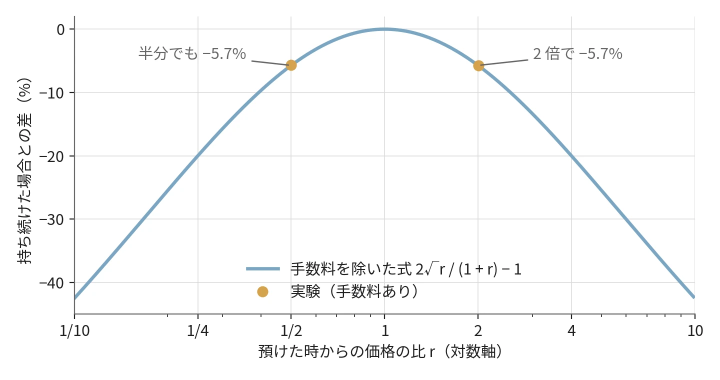
#> input picture content/notes/blockchain-systems/amm/images/amm_impermanent_loss.webp, 1440 x 760 px, given in place of shot.png, which was not available (shown at 1/2 size)
$ python figures.py
#> lines starting #> are read from the running program, lines starting #| are printed output that depends on the picture
### content/notes/security/nonce/lab/counter_restart.py
"""How many (key, nonce) pairs get reused when a sender with one key restarts,
for counter nonces saved in different ways and for random nonces
(simulation for the counters, formula for the random nonces).

Model:
- One sender, one key, MESSAGES messages in total.
- The process crashes after a random number of messages; the gap between
  crashes is geometric with mean MEAN_GAP messages (seeded RNG).
- "save after use, every m": after the m-th, 2m-th, ... message the sender
  writes the next counter value to non-volatile memory. A crash right after
  a send loses everything since the last write, so on restart the counter
  resumes from the saved value and re-issues the numbers in between.
- "reserve ahead, block m": before using a block of m numbers the sender
  writes the end of the block; on restart it resumes from that value.
- random nonces of b bits: expected number of colliding pairs
  M(M-1)/2 / 2^b, independent of crashes.

Run: python3 lab/counter_restart.py
"""

import random

MESSAGES = 10_000_000
MEAN_GAP = 10_000  # messages between crashes on average
MS = [10, 1_000]
CHECKPOINTS = [10**4, 10**5, 10**6, 10**7]
SEED = 20261110


def crash_points(rng):
    """Message counts (cumulative) at which the process crashes."""
    points, total = [], 0
    while True:
        total += max(1, int(rng.expovariate(1 / MEAN_GAP)))
        if total >= MESSAGES:
            return points
        points.append(total)


def simulate(m, reserve, crashes, checkpoints=CHECKPOINTS):
    """Cumulative number of reused nonces at each checkpoint."""
    counter = 0      # next nonce to use
    saved = 0        # value in non-volatile memory
    max_used = -1    # highest nonce ever used
    reused = 0
    sent = 0
    out = {}
    events = crashes + [MESSAGES]
    cps = iter(checkpoints)
    cp = next(cps)
    for stop in events:
        while sent < stop:
            if reserve and counter >= saved:
                saved = counter + m                  # write before use
            if counter <= max_used:
                reused += 1
            max_used = max(max_used, counter)
            counter += 1
            sent += 1
            if not reserve and counter % m == 0:
                saved = counter                      # write after use
            if sent == cp:
                out[cp] = reused
                cp = next(cps, None)
        counter = saved                              # crash and restart
    return out


# [14 lines left out: function main, not called in this run]


# [2 lines that do not run on import are left out]

### content/notes/security/nonce/figures.py
"""Generate the figures of the Nonce note.

concept_figure(): each band is the nonce space of one key. Row 1 gives each
sender its own range (Fixed field). Row 2 loses the counter on restart and
reuses 0..40 (red overlap). Row 3 saves the next reservation (200) before use,
so 61..199 are skipped and nothing is reused. Numbers follow the note's example.

counter_restart_figure(): reused nonces over time for counters saved after use,
counters reserved ahead, and random 96-bit nonces, from lab/counter_restart.py
(needs matplotlib).

layout_figure(): byte layout of a 12-octet nonce. RFC 5116 section 3.2 joins an
8-octet Fixed field and a 4-octet Counter field. TLS 1.3 (RFC 8446 section 5.3)
pads the 64-bit sequence number with 4 zero octets on the left and XORs it with
the 12-octet static IV.

birthday_figure(): probability that any two of n random 96-bit nonces collide,
1 - exp(-n(n-1)/2 / 2^96), with the NIST SP 800-38D limit of 2^32 calls marked
(about 2^-33 there). Formula only (needs matplotlib).

tls_krack_figure(): TLS 1.3 starts the sequence number from 0 only after a new
traffic key, while KRACK reset the packet number under the same key.

Every figure is built as SVG or matplotlib here and only the WebP is kept in
images/ (SVG via headless Chrome at 2x, plots via PNG at dpi 200).

Run: uv run --with matplotlib --with pillow python content/notes/security/nonce/figures.py
"""

from html import escape
from pathlib import Path

HERE = Path(__file__).resolve().parent
INK, SUB, ACCENT, RED = "#1f1f1f", "#666666", "#7aa6c2", "#e15759"
FILL, PALE = "#f2f2f2", "#eaf1f5"
OCHRE, OCHRE_PALE = "#d4a24c", "#f8eed8"
FONT = "'Hiragino Sans','Noto Sans CJK JP','Yu Gothic',sans-serif"


class Svg:
    def __init__(self, width, height, title):
        self.width, self.height = width, height
        self.parts = [
            f'<svg xmlns="http://www.w3.org/2000/svg" width="{width}" height="{height}" '
            f'viewBox="0 0 {width} {height}" role="img"><title>{escape(title)}</title>',
            f'<style>text{{font-family:{FONT};fill:{INK}}}</style>',
            f'<rect width="{width}" height="{height}" fill="#ffffff"/>',
        ]

    def text(self, x, y, s, size=24, color=INK, weight="normal", anchor="middle"):
        self.parts.append(
            f'<text x="{x}" y="{y}" font-size="{size}" font-weight="{weight}" '
            f'text-anchor="{anchor}" style="fill:{color}">{escape(s)}</text>')

    def box(self, x, y, w, h, fill, stroke, sw=2.5, dash="", rx=10):
        d = f' stroke-dasharray="{dash}"' if dash else ""
        self.parts.append(
            f'<rect x="{x}" y="{y}" width="{w}" height="{h}" rx="{rx}" '
            f'fill="{fill}" stroke="{stroke}" stroke-width="{sw}"{d}/>')

    def line(self, x1, y1, x2, y2, color, sw=4, dash=""):
        d = f' stroke-dasharray="{dash}"' if dash else ""
        self.parts.append(
            f'<line x1="{x1}" y1="{y1}" x2="{x2}" y2="{y2}" stroke="{color}" '
            f'stroke-width="{sw}" stroke-linecap="round"{d}/>')

    def save(self, path):
        """Write the SVG to a temporary file and keep only the WebP in images/."""
        import tempfile

        path = Path(path).with_suffix(".webp")
        path.parent.mkdir(exist_ok=True)
        with tempfile.TemporaryDirectory() as tmp:
            svg = Path(tmp) / "fig.svg"
            svg.write_text("\n".join(self.parts + ["</svg>"]) + "\n", encoding="utf-8")
            svg_to_webp(svg, path, self.width, self.height)


X0, X1, N = 60, 900, 240  # band from x=60 to x=900 covers counter 0..240


def x(n):
    return X0 + (X1 - X0) * n / N


def seg(f, n1, n2, y, h, fill, stroke, label, color=INK, dash=""):
    f.box(x(n1), y, x(n2) - x(n1), h, fill, stroke, sw=2.5, dash=dash, rx=4)
    if label:
        f.text((x(n1) + x(n2)) / 2, y + h / 2 + 9, label, 24, color)


def concept_figure():
    f = Svg(960, 540, "1 つの鍵の nonce の範囲と、重なって再使用される区間")

    # Row 1: a different Fixed field per sender splits the space.
    f.text(X0, 66, "送信者ごとに範囲を分ける", 24, weight="normal", anchor="start")
    f.text(X1, 66, "帯 1 本 = 1 つの鍵", 24, SUB, anchor="end")
    f.box(X0, 84, X1 - X0, 60, "#ffffff", SUB, sw=2.5, rx=4)
    seg(f, 0, 70, 84, 60, PALE, ACCENT, "送信者 A")
    seg(f, 120, 190, 84, 60, OCHRE_PALE, OCHRE, "送信者 B")
    f.line(x(120), 76, x(120), 152, SUB, sw=3)

    # Row 2: the counter is lost on restart and starts again from 0.
    f.text(X0, 210, "再起動でカウンタが 0 に戻る", 24, weight="normal", anchor="start")
    f.box(X0, 228, X1 - X0, 84, "#ffffff", SUB, sw=2.5, rx=4)
    seg(f, 0, 90, 230, 40, PALE, ACCENT, "")
    f.text((x(42) + x(90)) / 2, 259, "再起動前", 24)
    seg(f, 0, 40, 270, 40, OCHRE_PALE, OCHRE, "再起動後")
    f.box(x(0) - 4, 224, x(40) - x(0) + 8, 92, "none", RED, sw=4, rx=6)
    f.text(x(40) + 24, 300, "同じ nonce を 2 度使う", 24, RED, anchor="start")

    # Row 3: the next reservation (200) is saved before use; 61..199 are skipped.
    f.text(X0, 384, "使う前に先の番号を保存する", 24, weight="normal", anchor="start")
    f.text(x(200), 384, "保存値 200", 24, SUB)
    f.box(X0, 402, X1 - X0, 84, "#ffffff", SUB, sw=2.5, rx=4)
    seg(f, 0, 60, 404, 40, PALE, ACCENT, "再起動前")
    seg(f, 60, 200, 404, 40, FILL, SUB, "予約したが使わずに捨てる", SUB, dash="8 6")
    seg(f, 200, 240, 444, 40, OCHRE_PALE, OCHRE, "再起動後")
    f.line(x(200), 396, x(200), 492, SUB, sw=3)

    f.save(HERE / "images" / "nonce_concept.webp")


def save_plot(fig, name):
    """matplotlib figure -> PNG (dpi 200) -> WebP, white background."""
    import io

    from PIL import Image

    buf = io.BytesIO()
    fig.savefig(buf, format="png", dpi=200, facecolor="#ffffff")
    buf.seek(0)
    Image.open(buf).convert("RGB").save(
        HERE / "images" / name, "WEBP", quality=90, method=6)


JP_FONT = ["Noto Sans CJK JP"]


def counter_restart_figure():
    import sys

    import matplotlib
    matplotlib.use("Agg")
    import matplotlib.pyplot as plt

    sys.path.insert(0, str(HERE / "lab"))
    import counter_restart as cr

    plt.rcParams.update({
        "font.size": 11, "axes.edgecolor": SUB, "axes.labelcolor": INK,
        "xtick.color": INK, "ytick.color": INK, "text.color": INK,
        "font.family": JP_FONT,
        "figure.facecolor": "#ffffff", "axes.facecolor": "#ffffff",
    })
    crashes = cr.crash_points(cr.random.Random(cr.SEED))
    xs = sorted({int(10 ** (3 + i / 20)) for i in range(81)})  # 1e3 .. 1e7
    fig, ax = plt.subplots(figsize=(7.2, 4.0))
    for m, ls in zip(cr.MS, ("--", "-")):
        res = cr.simulate(m, False, crashes, xs)
        pts = [(x, res[x]) for x in xs if res[x] > 0]
        ax.plot(*zip(*pts), color=RED, lw=2.4, ls=ls,
                label=f"カウンタ、{m:,} 本使うごとに保存")
    ax.plot(xs, [x * (x - 1) / 2 / 2**96 for x in xs], color=ACCENT, lw=2.4,
            label="96 bit の乱数の nonce（期待値）")
    ax.set_xscale("log")
    ax.set_yscale("log")
    ax.set_xlim(xs[0], xs[-1])
    ax.set_ylim(1e-24, 1e8)
    ax.set_yticks([1e-20, 1e-15, 1e-10, 1e-5, 1, 1e5])
    ax.set_xlabel("1 つの鍵で送った通数（平均 1 万通に 1 回落ちる）")
    ax.set_ylabel("鍵と nonce のペアを再利用した数")
    ax.text(1.2e3, 3e-4, "予約を先に保存するカウンタ：全ての点で 0",
            color=SUB, fontsize=10)
    ax.legend(loc="center right", frameon=False, fontsize=10,
              bbox_to_anchor=(1.0, 0.42))
    ax.spines[["top", "right"]].set_visible(False)
    ax.grid(alpha=0.3, lw=0.6)
    fig.tight_layout()
    save_plot(fig, "nonce_counter_restart.webp")
    plt.close(fig)


def octets(f, x0, y, n, w, fill, stroke, label, sub=""):
    f.box(x0, y, n * w, 64, fill, stroke, sw=2, rx=2)
    for i in range(1, n):  # short ticks keep the label readable
        f.line(x0 + i * w, y, x0 + i * w, y + 12, stroke, sw=2)
        f.line(x0 + i * w, y + 52, x0 + i * w, y + 64, stroke, sw=2)
    f.text(x0 + n * w / 2, y + 41, label, 24)
    if sub:
        f.text(x0 + n * w / 2, y + 100, sub, 24, SUB)


def layout_figure():
    f = Svg(960, 540, "12 octet の nonce の組み立て。RFC 5116 の推奨形と TLS 1.3")
    w, x0 = 64, 96
    f.text(x0, 60, "RFC 5116 の推奨形", 26, anchor="start")
    f.text(x0 + 12 * w, 60, "1 マス = 1 octet", 24, SUB, anchor="end")
    octets(f, x0, 84, 8, w, PALE, ACCENT, "Fixed field", "送信者ごとに違う")
    octets(f, x0 + 8 * w, 84, 4, w, OCHRE_PALE, OCHRE, "Counter", "1 ずつ進む")

    f.text(x0, 290, "TLS 1.3 のレコードごとの nonce", 26, anchor="start")
    octets(f, x0, 312, 4, w, FILL, SUB, "0 で埋める")
    octets(f, x0 + 4 * w, 312, 8, w, OCHRE_PALE, OCHRE, "sequence number（64 bit）")
    f.text(x0 + 12 * w + 40, 354, "XOR", 26)
    octets(f, x0, 400, 12, w, PALE, ACCENT, "static IV（送信の方向ごと）")
    f.text(x0 + 12 * w + 40, 442, "=", 26)
    f.text(x0 + 6 * w, 510, "結果が nonce。static IV は外に出ない", 24, SUB)
    f.save(HERE / "images" / "nonce_layout.webp")


def birthday_figure():
    import math

    import matplotlib
    matplotlib.use("Agg")
    import matplotlib.pyplot as plt

    plt.rcParams.update({
        "font.size": 11, "axes.edgecolor": SUB, "axes.labelcolor": INK,
        "xtick.color": INK, "ytick.color": INK, "text.color": INK,
        "font.family": JP_FONT,
        "figure.facecolor": "#ffffff", "axes.facecolor": "#ffffff",
    })
    es = [i / 4 for i in range(20 * 4, 56 * 4 + 1)]  # n = 2^20 .. 2^56
    ps = [-math.expm1(-(2**e) * (2**e - 1) / 2 / 2**96) for e in es]
    fig, ax = plt.subplots(figsize=(7.2, 4.0))
    ax.plot(es, ps, color=ACCENT, lw=2.4)
    ax.set_yscale("log")
    ax.axvline(32, color=OCHRE, lw=1.8, ls="--")
    p32 = -math.expm1(-(2**32) * (2**32 - 1) / 2 / 2**96)
    ax.plot([32], [p32], "o", color=OCHRE, ms=7)
    ax.text(32.6, p32 * 3, "NIST の上限：鍵あたり 2^32 回\nどれか 2 本が重なる確率：約 2^-33",
            color=INK, fontsize=10, va="bottom")
    ax.set_xlim(20, 56)
    ax.set_ylim(1e-18, 2)
    ax.set_xticks(range(20, 57, 4))
    ax.set_xticklabels([f"2^{e}" for e in range(20, 57, 4)])
    ax.set_xlabel("1 つの鍵で発行した 96 bit の乱数の nonce の本数")
    ax.set_ylabel("どれか 2 本が重なる確率")
    ax.spines[["top", "right"]].set_visible(False)
    ax.grid(alpha=0.3, lw=0.6)
    fig.tight_layout()
    save_plot(fig, "nonce_birthday.webp")
    plt.close(fig)


def svg_to_webp(svg_path, webp_path, width, height):
    """Render a hand-written SVG with headless Chrome at 2x, then save it as WebP."""
    import subprocess
    import tempfile

    from PIL import Image

    with tempfile.TemporaryDirectory() as tmp:
        html = Path(tmp) / "page.html"
        png = Path(tmp) / "shot.png"
        html.write_text(
            '<!doctype html><meta charset="utf-8"><style>html,body{margin:0;background:#fff}'
            f'img{{display:block}}</style><img src="{svg_path.as_uri()}" '
            f'width="{width}" height="{height}">', encoding="utf-8")
        subprocess.run(
            ["google-chrome", "--headless=new", "--disable-gpu", "--hide-scrollbars",
             "--allow-file-access-from-files", "--force-device-scale-factor=2",
             f"--window-size={width},{height}", f"--screenshot={png}", html.as_uri()],
            check=True, capture_output=True)
        Image.open(png).convert("RGB").save(webp_path, "WEBP", quality=90, method=6)


def ecdsa_k_figure():
    """ECDSA per-message secret k (same notation as the Digital Signature note).

    Left: a fresh secret k per signature, so the public (r, s, z) do not give d.
    Middle: the same k twice gives the same r, so k = (z1 - z2) / (s1 - s2).
    Right: a predictable k gives d = (s * k - z) / r from one signature.
    All arithmetic is modulo the curve order n. SVG is built here and only the
    WebP is kept in images/.
    """
    import tempfile

    w, h = 960, 470
    f = Svg(w, h, "ECDSA の k の扱いと、秘密鍵が求まる条件")
    cols = [(20, "署名ごとに違う k を", "秘密に保つ"),
            (340, "違うメッセージに", "同じ k を使う"),
            (660, "k を予測できる", "")]
    cw = 280
    for x0, t1, t2 in cols:
        f.text(x0 + cw / 2, 44, t1, 24)
        if t2:
            f.text(x0 + cw / 2, 74, t2, 24)

    def sig(x0, y, label, r, s, r_fill, r_stroke):
        f.box(x0, y, cw, 64, PALE, ACCENT, sw=2)
        f.text(x0 + 16, y + 41, label, 22, anchor="start")
        f.box(x0 + 108, y + 12, 70, 40, r_fill, r_stroke, sw=2, rx=6)
        f.text(x0 + 143, y + 40, r, 22)
        f.text(x0 + 228, y + 40, s, 22)

    # left: safe
    x0 = cols[0][0]
    sig(x0, 110, "署名 1", "r₁", "s₁", "#ffffff", ACCENT)
    sig(x0, 194, "署名 2", "r₂", "s₂", "#ffffff", ACCENT)
    f.line(x0 + cw / 2, 270, x0 + cw / 2, 316, SUB, sw=3)
    f.box(x0, 324, cw, 84, FILL, SUB, sw=2)
    f.text(x0 + cw / 2, 360, "公開値の r・s・z からは", 22)
    f.text(x0 + cw / 2, 390, "d が求まらない", 22)

    # middle: reuse
    x0 = cols[1][0]
    sig(x0, 110, "署名 1", "r", "s₁", OCHRE_PALE, OCHRE)
    sig(x0, 194, "署名 2", "r", "s₂", OCHRE_PALE, OCHRE)
    f.line(x0 + cw / 2, 270, x0 + cw / 2, 316, SUB, sw=3)
    f.box(x0, 324, cw, 84, "#fdecec", RED, sw=2.5)
    f.text(x0 + cw / 2, 358, "k = (z₁ − z₂) / (s₁ − s₂)", 21)
    f.text(x0 + cw / 2, 392, "続けて秘密鍵 d が求まる", 22)

    # right: predictable
    x0 = cols[2][0]
    sig(x0, 110, "署名", "r", "s", "#ffffff", ACCENT)
    f.box(x0, 194, cw, 64, FILL, SUB, sw=2, dash="8 6")
    f.text(x0 + cw / 2, 235, "予測した k", 22)
    f.line(x0 + cw / 2, 270, x0 + cw / 2, 316, SUB, sw=3)
    f.box(x0, 324, cw, 84, "#fdecec", RED, sw=2.5)
    f.text(x0 + cw / 2, 358, "d = (s·k − z) / r", 21)
    f.text(x0 + cw / 2, 392, "署名 1 つで秘密鍵が求まる", 22)

    f.text(w / 2, 450, "z はメッセージのハッシュ値。計算は全て n で割った余りで行う", 20, SUB)
    f.save(HERE / "images" / "nonce_ecdsa_k.webp")


def tls_krack_figure():
    """TLS 1.3 vs KRACK. Each band is the nonce space of one key.

    TLS 1.3 (RFC 8446 section 5.3) installs a new traffic key and then starts the
    sequence number from 0 again, so no (key, nonce) pair repeats. KRACK
    reinstalled the key already in use, so the packet number went back to its
    initial value under the same key (red overlap).
    """
    f = Svg(960, 400, "TLS 1.3 と KRACK の違い")
    f.text(X0, 60, "TLS 1.3：鍵を替えてから番号を 0 に戻す", 24, anchor="start")
    f.text(X1, 60, "帯 1 本 = 1 つの鍵", 24, SUB, anchor="end")
    f.box(X0, 78, x(110) - X0, 60, "#ffffff", SUB, sw=2.5, rx=4)
    seg(f, 0, 80, 78, 60, PALE, ACCENT, "鍵 1 で 0 から")
    f.box(x(130), 78, X1 - x(130), 60, "#ffffff", SUB, sw=2.5, rx=4)
    f.parts.append(
        f'<rect x="{x(130)}" y="78" width="{x(210) - x(130)}" height="60" rx="4" '
        f'fill="{OCHRE_PALE}" stroke="{OCHRE}" stroke-width="2.5"/>')
    f.text((x(130) + x(210)) / 2, 117, "鍵 2 で 0 から", 24)
    f.text((x(110) + x(130)) / 2, 174, "鍵を替える", 20, SUB)

    f.text(X0, 236, "KRACK：同じ鍵を設定し直し、番号だけが戻る", 24, anchor="start")
    f.box(X0, 254, X1 - X0, 84, "#ffffff", SUB, sw=2.5, rx=4)
    seg(f, 0, 120, 256, 40, PALE, ACCENT, "")
    f.text((x(52) + x(120)) / 2, 285, "設定し直す前", 24)
    seg(f, 0, 50, 296, 40, OCHRE_PALE, OCHRE, "設定し直した後")
    f.box(x(0) - 4, 250, x(50) - x(0) + 8, 92, "none", RED, sw=4, rx=6)
    f.text(x(50) + 24, 326, "同じ鍵と nonce のペアを 2 度使う", 24, RED, anchor="start")
    f.save(HERE / "images" / "nonce_tls_krack.webp")
#> call 2 of svg_to_webp, with width = 960, height = 400
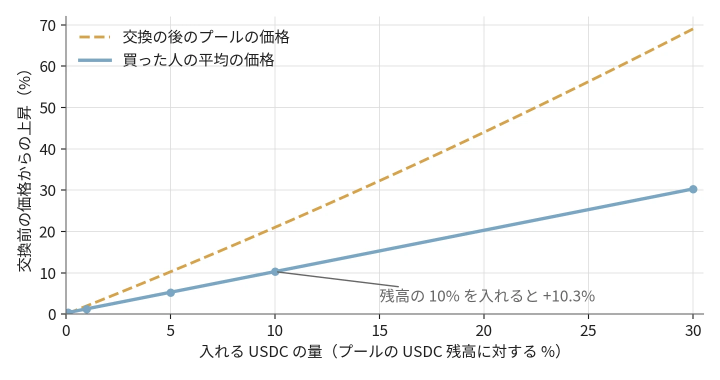
#> input picture content/notes/blockchain-systems/amm/images/amm_price_impact.webp, 1440 x 760 px, given in place of shot.png, which was not available (shown at 1/2 size)


if __name__ == "__main__":
    ecdsa_k_figure()
    tls_krack_figure()
    concept_figure()
    counter_restart_figure()
#> in save_plot, `fig.savefig(buf, format="png", dpi=200, facecolor="#ffffff")`:
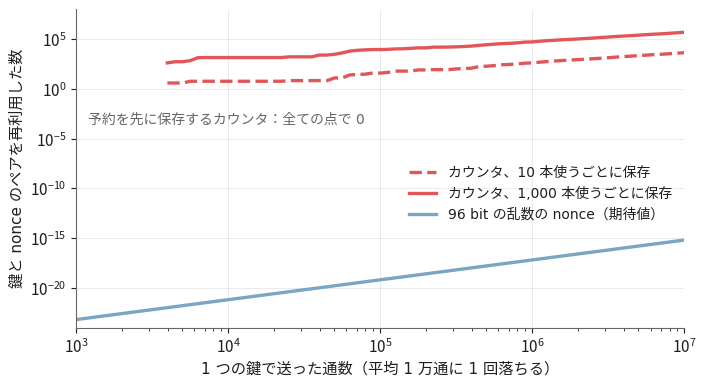
#> figure drawn by matplotlib, 1 panel; curve peaks at x = 10000000, y = 4488; curve peaks at x = 10000000, y = 508998; curve peaks at x = 10000000, y = 6.31e-16
#> in save_plot, `Image.open(buf).convert("RGB").save( HERE / "images" / name, "WEBP", q..`:
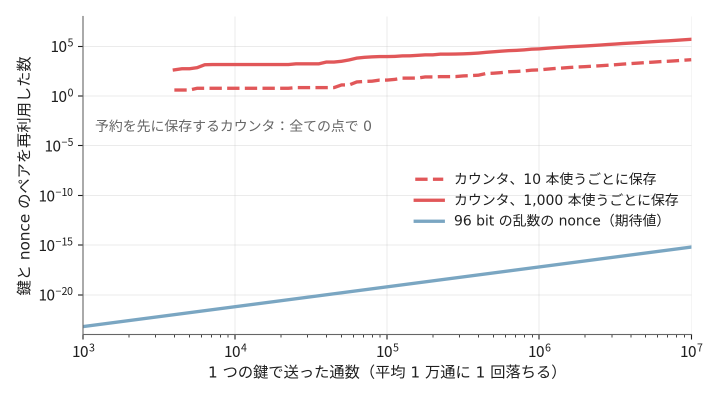
#> saved as nonce_counter_restart.webp: PIL image 1440x800 RGB (shown at 1/2 size); mean R, G, B 248.8, 247.6, 247.9
    layout_figure()
#> (the run stopped early here; a loop or call above may not have finished)
